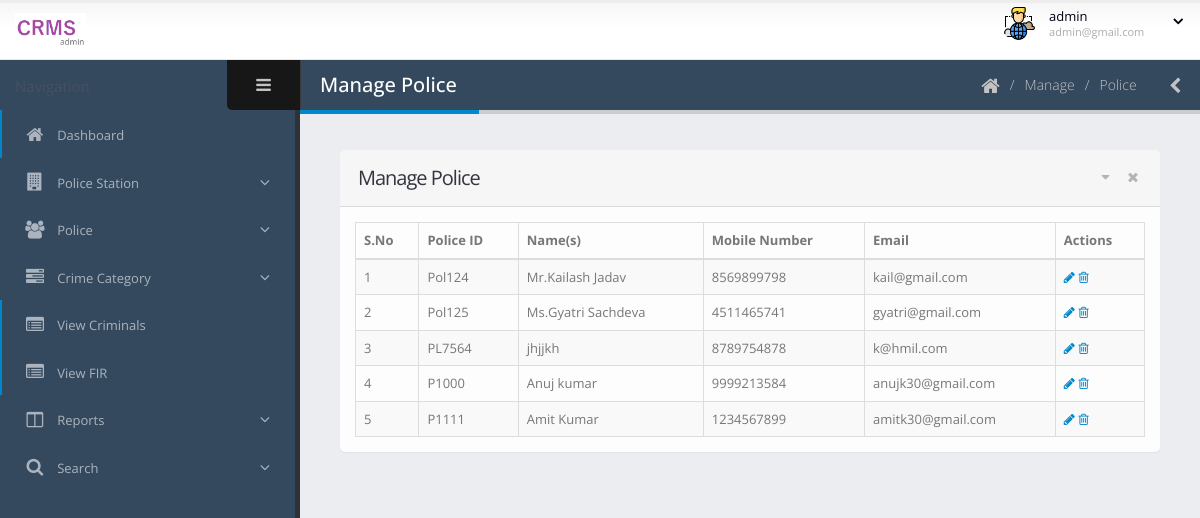
Screenshot of /admin/manage-police.php (signed in) with the database file from the repository.
### tables this page shows
CREATE TABLE `tblpolice` (
  `ID` int(10) NOT NULL,
  `PoliceStationId` int(11) DEFAULT NULL,
  `PoliceStationName` varchar(200) DEFAULT NULL,
  `PID` varchar(20) DEFAULT NULL,
  `Name` varchar(200) DEFAULT NULL,
  `MobileNumber` bigint(10) DEFAULT NULL,
  `Email` varchar(200) DEFAULT NULL,
  `Address` mediumtext DEFAULT NULL,
  `Password` varchar(200) DEFAULT NULL,
  `JoiningDate` timestamp NOT NULL DEFAULT current_timestamp()
);

### admin/manage-police.php (the view, shortened to what this page needs)
<?php
include('includes/dbconnection.php');
if (strlen($_SESSION['crmsaid']==0)) {
  header('location:logout.php');
  } else{
?>
<!doctype html>
<html class="fixed">
	<head>
		<link rel="stylesheet" href="assets/vendor/bootstrap/css/bootstrap.css" />
		<link rel="stylesheet" href="assets/vendor/font-awesome/css/font-awesome.css" />
		<link rel="stylesheet" href="assets/vendor/magnific-popup/magnific-popup.css" />
		<link rel="stylesheet" href="assets/vendor/bootstrap-datepicker/css/datepicker3.css" />
		<link rel="stylesheet" href="assets/vendor/select2/select2.css" />
		<link rel="stylesheet" href="assets/vendor/jquery-datatables-bs3/assets/css/datatables.css" />
		<link rel="stylesheet" href="assets/stylesheets/theme.css" />
		<link rel="stylesheet" href="assets/stylesheets/skins/default.css" />
		<link rel="stylesheet" href="assets/stylesheets/theme-custom.css">
	</head>
	<body>
		<section class="body">
			<?php include_once('includes/header.php');?>
			<div class="inner-wrapper">
				<?php include_once('includes/sidebar.php');?>
				<section role="main" class="content-body">
					<header class="page-header">
						<h2>Manage Police</h2>
						<div class="right-wrapper pull-right">
							<ol class="breadcrumbs">
								<li>
									<a href="dashboard.php">
										<i class="fa fa-home"></i>
									</a>
								</li>
								<li><span>Manage</span></li>
								<li><span>Police</span></li>
							</ol>
							<a class="sidebar-right-toggle" data-open="sidebar-right"><i class="fa fa-chevron-left"></i></a>
						</div>
					</header>
						<section class="panel">
							<header class="panel-heading">
								<div class="panel-actions">
									<a href="#" class="fa fa-caret-down"></a>
									<a href="#" class="fa fa-times"></a>
								</div>
								<h2 class="panel-title">Manage Police</h2>
							</header>
							<div class="panel-body">
								<table class="table table-bordered table-striped mb-none" id="datatable-editable">
									<thead>
										<tr>
											<th>S.No</th>
											<th>Police ID</th>
											<th>Name(s)</th>
											<th>Mobile Number</th>
											<th>Email</th>
											<th>Actions</th>
										</tr>
									</thead>
									<tbody>
										<?php
$sql="SELECT * from tblpolice";
$query = $dbh -> prepare($sql);
$query->execute();
$results=$query->fetchAll(PDO::FETCH_OBJ);
$cnt=1;
if($query->rowCount() > 0)
{
foreach($results as $row)
{               ?>
										<tr>
											<td><?php echo htmlentities($cnt);?></td>
											<td><?php  echo htmlentities($row->PID);?>
											</td>
											<td><?php  echo htmlentities($row->Name);?></td>
											<td>
												<?php  echo htmlentities($row->MobileNumber);?>
											</td>
											<td><?php  echo htmlentities($row->Email);?></td>
											<td>
												<a href="edit-police-detail.php?editid=<?php echo htmlentities ($row->ID);?>"><i class="fa fa-pencil"></i></a>
												<a href="manage-police.php?delid=<?php echo ($row->ID);?>" onclick="return confirm('Do you really want to Delete ?');" ><i class="fa fa-trash-o"></i></a>
											</td>
										</tr>
									<?php $cnt=$cnt+1;}} ?>
									</tbody>
								</table>
							</div>
						</section>
				</section>
			</div>
		</section>
	</body>
</html><?php }  ?>

### admin/includes/header.php (shortened to what this page needs)
    <header class="header">
                <div class="logo-container">
                    <a href="dashboard.php" class="logo">
                        <img src="assets/images/logo3.png" height="35" alt="JSOFT Admin" />
                    </a>
                </div>
                <div class="header-right">
                    <div id="userbox" class="userbox">
                        <a href="#" data-toggle="dropdown">
                            <figure class="profile-picture">
                                <img src="assets/images/member.png" alt="Admin" class="img-circle" data-lock-picture="assets/images/member.png" />
                            </figure>
                            <div class="profile-info" data-lock-name="John Doe" data-lock-email="johndoe@JSOFT.com">
                             <?php
$aid=$_SESSION['crmsaid'];
$sql="SELECT AdminName,Email from  tbladmin where ID=:aid";
$query = $dbh -> prepare($sql);
$query->bindParam(':aid',$aid,PDO::PARAM_STR);
$query->execute();
$results=$query->fetchAll(PDO::FETCH_OBJ);
$cnt=1;
if($query->rowCount() > 0)
{
foreach($results as $row)
{               ?>
                                <span class="name"><?php  echo $row->AdminName;?></span>
                                <span class="role"><?php  echo $row->Email;?></span>
                                <?php $cnt=$cnt+1;}} ?>
                            </div>
                            <i class="fa custom-caret"></i>
                        </a>
                    </div>
                </div>
            </header>

### admin/assets/stylesheets/skins/default.css (style rules this page uses)
a, .btn-link { color: #0088cc; }
.page-header h2 { border-bottom-color: #0088cc; }

### rows the page displays
tblpolice: PID "Pol124", Name "Mr.Kailash Jadav", MobileNumber "8569899798", Email "kail@gmail.com"
tblpolice: PID "Pol125", Name "Ms.Gyatri Sachdeva", MobileNumber "4511465741", Email "gyatri@gmail.com"
tblpolice: PID "PL7564", Name "jhjjkh", MobileNumber "8789754878", Email "k@hmil.com"
tblpolice: PID "P1000", Name "Anuj kumar", MobileNumber "9999213584", Email "anujk30@gmail.com"
tblpolice: PID "P1111", Name "Amit Kumar", MobileNumber "1234567899", Email "amitk30@gmail.com"

### other values shown
$row->AdminName "admin"
$row->Email "admin@gmail.com"
